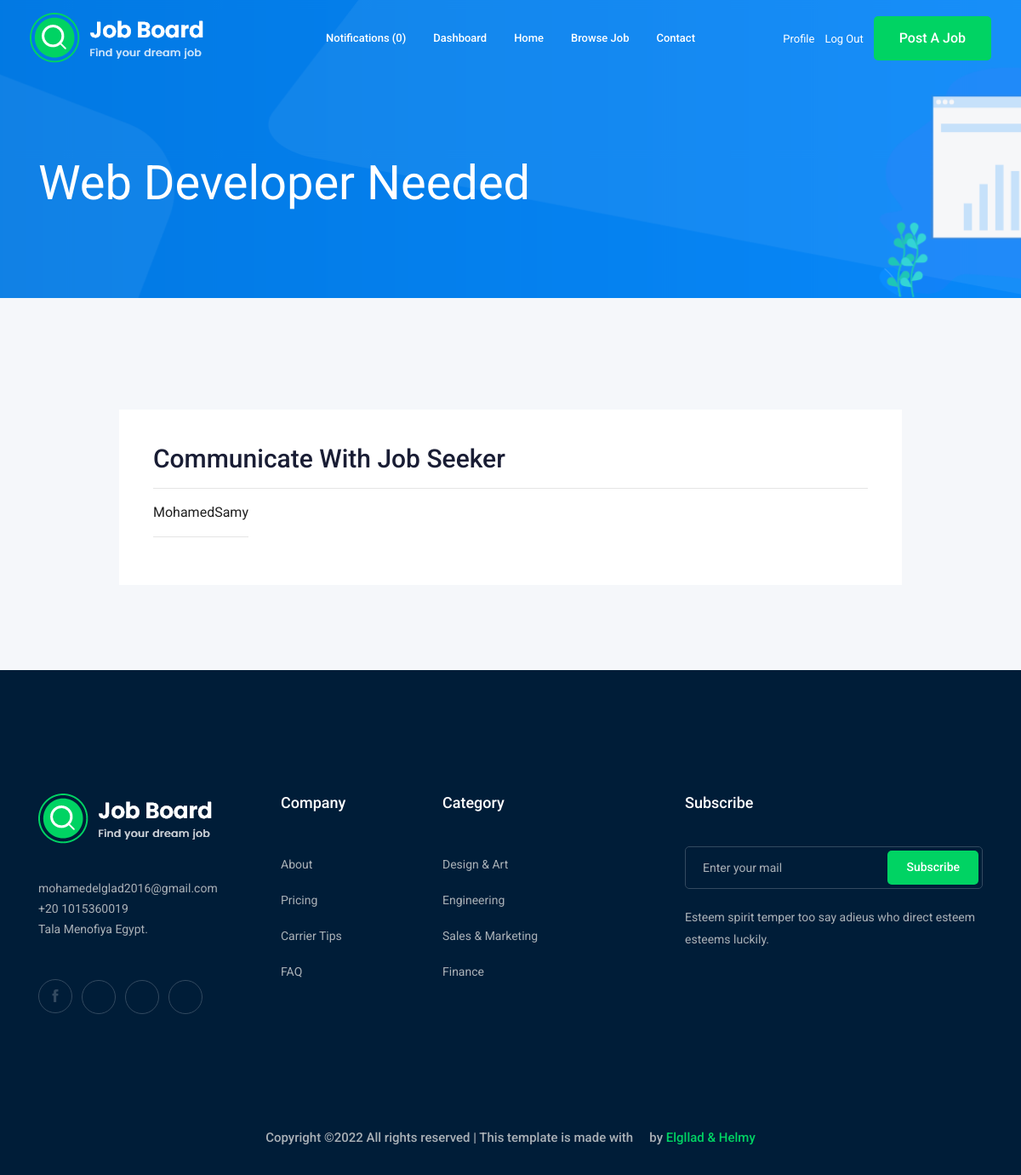
Before: /accounts/dashboard/17/ (signed in) with the older database file.
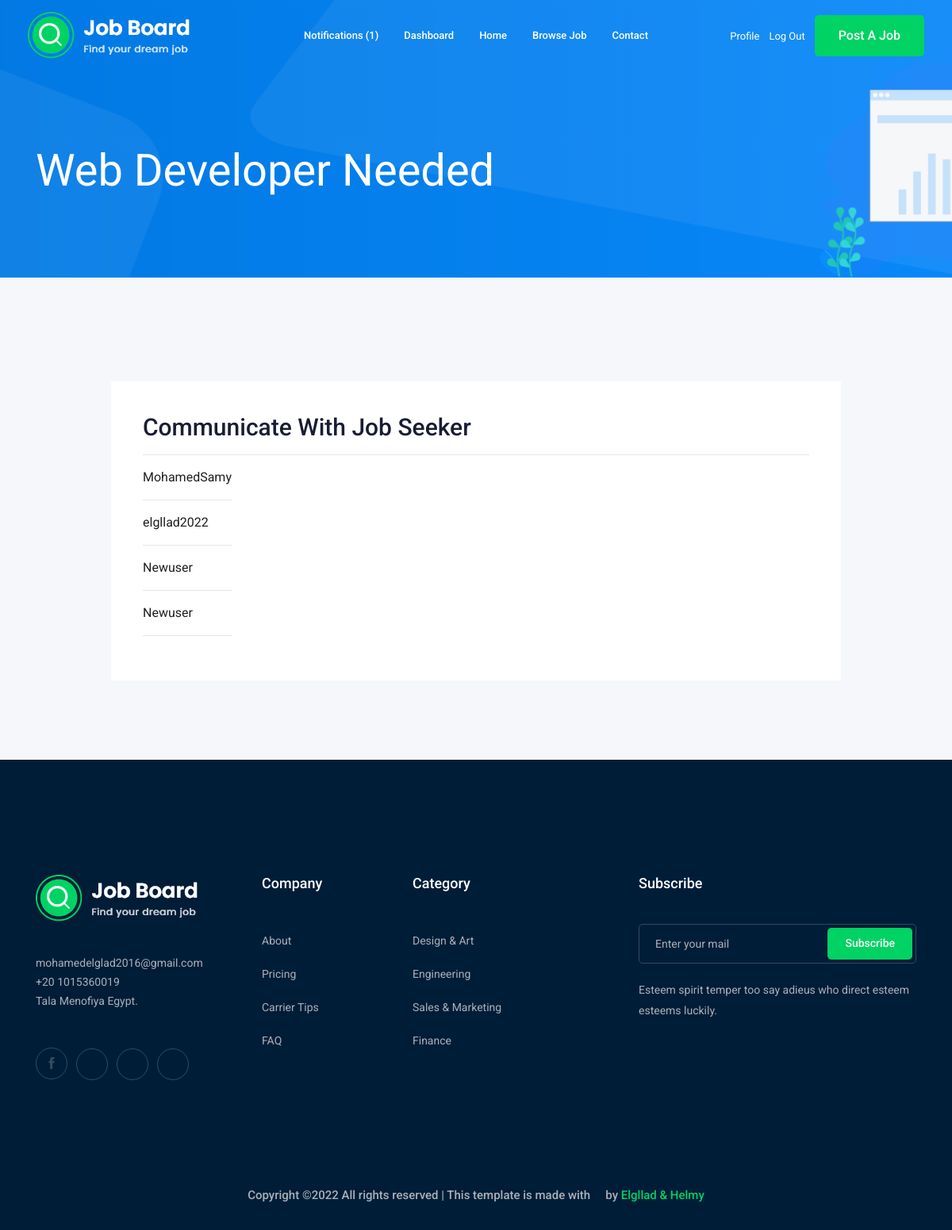
After: the same page with the newer database file.
### job/models.py (models this page shows, shortened)
class ApllayJob(models.Model):
    job = models.ForeignKey(Job,related_name='applications',on_delete=models.CASCADE)
    name = models.CharField(max_length=50)
    email = EmailField(max_length=100)
    portfolio_link = models.URLField(blank=True,null=True)
    cv = models.FileField(upload_to='apply_job/')
    coverLetter= TextField(max_length=500)
    created_by = models.ForeignKey(User,related_name='applications',on_delete=models.CASCADE)
    created_at = models.DateTimeField(auto_now_add=True)

### accounts/views.py (the view)
# urls.py: path('dashboard/<int:job_id>/',views.view_dashboard_job,name='view_dashboard_job'),
@login_required
def view_dashboard_job(request,job_id):
    job = get_object_or_404(Job,pk=job_id, owner = request.user)
    return render(request,'accounts/view_dashboard_job.html',{'job':job})

### nnotification/context_processors.py (called while the page is built)
def notifications(request):
    if request.user.is_authenticated:
        return {'notifications': request.user.notifications.filter(is_read=False)}
    else:
        return {'notifications': []}

### accounts/templates/accounts/view_dashboard_job.html (shortened to what this page needs)
{% extends 'base.html' %}
{% load static %}
{% load bootstrap4 %}
{% block body %}
    <div class="bradcam_area bradcam_bg_1">
        <div class="container">
            <div class="row">
                <div class="col-xl-12">
                    <div class="bradcam_text">
                        <h3>{{job.title}}</h3>
                    </div>
                </div>
            </div>
        </div>
    </div>
    <div class="job_details_area">
        <div class="container">
            <div class="row">
                <div class="col-lg-10 mx-auto">
                    <div class="apply_job_form white-bg">
                        <h2>Communicate With Job Seeker </h2><hr>
                            <div class="job_content " style="display:flex;justify-content:space-between">
                                <div >
                                    <ul>
                                        <li>
                                            {% for application in job.applications.all%}
                                            <div class="application">
                                                <a href="{% url 'accounts:view_application' application.id %}">
                                                    {{application.created_by.username}} <hr>
                                            </div>
                                            {%endfor%}
                                        </li>
                                    </ul>
                                </div>
                            </div>
                    </div>
                </div>
                </div>
            </div>
        </div>
{% endblock body %}

Changed rows visible on the page:
added ApllayJob: created_by.username "elgllad2022"
added ApllayJob: created_by.username "Newuser"
added ApllayJob: created_by.username "Newuser"
Other visible differences:
{{ notifications.count }}: "0" → "1"
